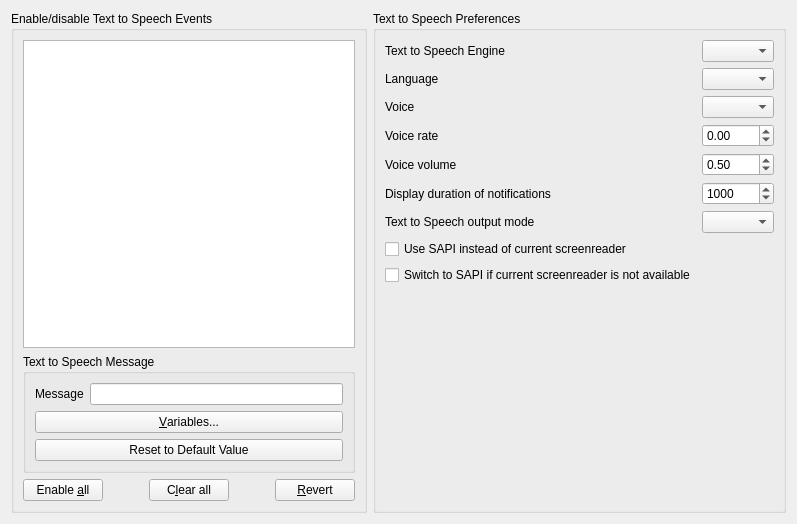
     <widget class="QWidget" name="ttsTab">
      <attribute name="title">
       <string>Text To Speech</string>
      </attribute>
      <layout class="QHBoxLayout" name="horizontalLayout_22">
       <item>
        <widget class="QGroupBox" name="groupBox_12">
         <property name="title">
          <string>Enable/disable Text to Speech Events</string>
         </property>
         <layout class="QVBoxLayout" name="verticalLayout_20">
          <item>
           <widget class="MyTableView" name="ttsTableView">
            <property name="toolTip">
             <string>Double click to check/uncheck</string>
            </property>
            <property name="editTriggers">
             <set>QAbstractItemView::NoEditTriggers</set>
            </property>
            <property name="showDropIndicator" stdset="0">
             <bool>false</bool>
            </property>
            <property name="alternatingRowColors">
             <bool>true</bool>
            </property>
            <property name="tabKeyNavigation">
             <bool>false</bool>
            </property>
           </widget>
          </item>
          <item>
           <widget class="QGroupBox" name="ttsmsg_groupbox">
            <property name="title">
             <string>Text to Speech Message</string>
            </property>
            <layout class="QVBoxLayout" name="verticalLayout_16">
             <item>
              <layout class="QHBoxLayout" name="horizontalLayout_29">
               <item>
                <widget class="QLabel" name="TTSMsgLabel">
                 <property name="text">
                  <string>Message</string>
                 </property>
                 <property name="buddy">
                  <cstring>TTSMsgEdit</cstring>
                 </property>
                </widget>
               </item>
               <item>
                <widget class="QLineEdit" name="TTSMsgEdit"/>
               </item>
              </layout>
             </item>
             <item>
              <widget class="QPushButton" name="TTSVarButton">
               <property name="text">
                <string>&amp;Variables...</string>
               </property>
              </widget>
             </item>
             <item>
              <widget class="QPushButton" name="TTSDefValButton">
               <property name="text">
                <string>Reset to Default Value</string>
               </property>
              </widget>
             </item>
            </layout>
           </widget>
          </item>
          <item>
           <layout class="QHBoxLayout" name="horizontalLayout_23">
            <item>
             <widget class="QPushButton" name="ttsEnableallButton">
              <property name="text">
               <string>Enable &amp;all</string>
              </property>
             </widget>
            </item>
            <item>
             <spacer name="horizontalSpacer_29">
              <property name="orientation">
               <enum>Qt::Horizontal</enum>
              </property>
              <property name="sizeHint" stdset="0">
               <size>
                <width>40</width>
                <height>20</height>
               </size>
              </property>
             </spacer>
            </item>
            <item>
             <widget class="QPushButton" name="ttsClearallButton">
              <property name="text">
               <string>C&amp;lear all</string>
              </property>
             </widget>
            </item>
            <item>
             <spacer name="horizontalSpacer_25">
              <property name="orientation">
               <enum>Qt::Horizontal</enum>
              </property>
              <property name="sizeHint" stdset="0">
               <size>
                <width>40</width>
                <height>20</height>
               </size>
              </property>
             </spacer>
            </item>
            <item>
             <widget class="QPushButton" name="ttsRevertButton">
              <property name="text">
               <string>&amp;Revert</string>
              </property>
             </widget>
            </item>
           </layout>
          </item>
         </layout>
        </widget>
       </item>
       <item>
        <widget class="QGroupBox" name="groupBox_11">
         <property name="title">
          <string>Text to Speech Preferences</string>
         </property>
         <layout class="QVBoxLayout" name="verticalLayout_19">
          <item>
           <layout class="QFormLayout" name="formLayout_3">
            <item row="1" column="1">
             <widget class="QComboBox" name="ttsengineComboBox"/>
            </item>
            <item row="2" column="0">
             <widget class="QLabel" name="label_ttslocale">
              <property name="text">
               <string>Language</string>
              </property>
              <property name="buddy">
               <cstring>ttsLocaleComboBox</cstring>
              </property>
             </widget>
            </item>
            <item row="2" column="1">
             <widget class="QComboBox" name="ttsLocaleComboBox"/>
            </item>
            <item row="3" column="0">
             <widget class="QLabel" name="label_ttsvoice">
              <property name="text">
               <string>Voice</string>
              </property>
              <property name="buddy">
               <cstring>ttsVoiceComboBox</cstring>
              </property>
             </widget>
            </item>
            <item row="3" column="1">
             <widget class="QComboBox" name="ttsVoiceComboBox"/>
            </item>
            <item row="4" column="0">
             <widget class="QLabel" name="label_ttsvoicerate">
              <property name="text">
               <string>Voice rate</string>
              </property>
              <property name="buddy">
               <cstring>ttsVoiceRateSpinBox</cstring>
              </property>
             </widget>
            </item>
            <item row="4" column="1">
             <widget class="QDoubleSpinBox" name="ttsVoiceRateSpinBox">
              <property name="minimum">
               <double>-1.000000000000000</double>
              </property>
              <property name="maximum">
               <double>1.000000000000000</double>
              </property>
              <property name="singleStep">
               <double>0.100000000000000</double>
              </property>
              <property name="value">
               <double>0.000000000000000</double>
              </property>
             </widget>
            </item>
            <item row="1" column="0">
             <widget class="QLabel" name="label_ttsengine">
              <property name="text">
               <string>Text to Speech Engine</string>
              </property>
              <property name="buddy">
               <cstring>ttsengineComboBox</cstring>
              </property>
             </widget>
            </item>
            <item row="5" column="0">
             <widget class="QLabel" name="label_ttsvoicevolume">
              <property name="text">
               <string>Voice volume</string>
              </property>
              <property name="buddy">
               <cstring>ttsVoiceVolumeSpinBox</cstring>
              </property>
             </widget>
            </item>
            <item row="5" column="1">
             <widget class="QDoubleSpinBox" name="ttsVoiceVolumeSpinBox">
              <property name="minimum">
               <double>0.000000000000000</double>
              </property>
              <property name="maximum">
               <double>1.000000000000000</double>
              </property>
              <property name="singleStep">
               <double>0.100000000000000</double>
              </property>
              <property name="value">
               <double>0.500000000000000</double>
              </property>
             </widget>
            </item>
            <item row="6" column="0">
             <widget class="QLabel" name="label_ttsnotifTimestamp">
              <property name="text">
               <string>Display duration of notifications</string>
              </property>
              <property name="buddy">
               <cstring>ttsNotifTimestampSpinBox</cstring>
              </property>
             </widget>
            </item>
            <item row="6" column="1">
             <widget class="QSpinBox" name="ttsNotifTimestampSpinBox">
              <property name="minimum">
               <number>1</number>
              </property>
              <property name="maximum">
               <number>10000</number>
              </property>
              <property name="value">
               <number>1000</number>
              </property>
             </widget>
            </item>
            <item row="7" column="0">
             <widget class="QLabel" name="label_ttsoutputmode">
              <property name="text">
               <string>Text to Speech output mode</string>
              </property>
              <property name="buddy">
               <cstring>ttsOutputModeComboBox</cstring>
              </property>
             </widget>
            </item>
            <item row="7" column="1">
             <widget class="QComboBox" name="ttsOutputModeComboBox"/>
            </item>
            <item row="9" column="0">
             <widget class="QCheckBox" name="ttsForceSapiChkBox">
              <property name="text">
               <string>Use SAPI instead of current screenreader</string>
              </property>
             </widget>
            </item>
            <item row="10" column="0">
             <widget class="QCheckBox" name="ttsTrySapiChkBox">
              <property name="text">
               <string>Switch to SAPI if current screenreader is not available</string>
              </property>
             </widget>
            </item>
           </layout>
          </item>
          <item>
           <spacer name="verticalSpacer_10">
            <property name="orientation">
             <enum>Qt::Vertical</enum>
            </property>
            <property name="sizeHint" stdset="0">
             <size>
              <width>20</width>
              <height>216</height>
             </size>
            </property>
           </spacer>
          </item>
         </layout>
        </widget>
       </item>
      </layout>
     </widget>
